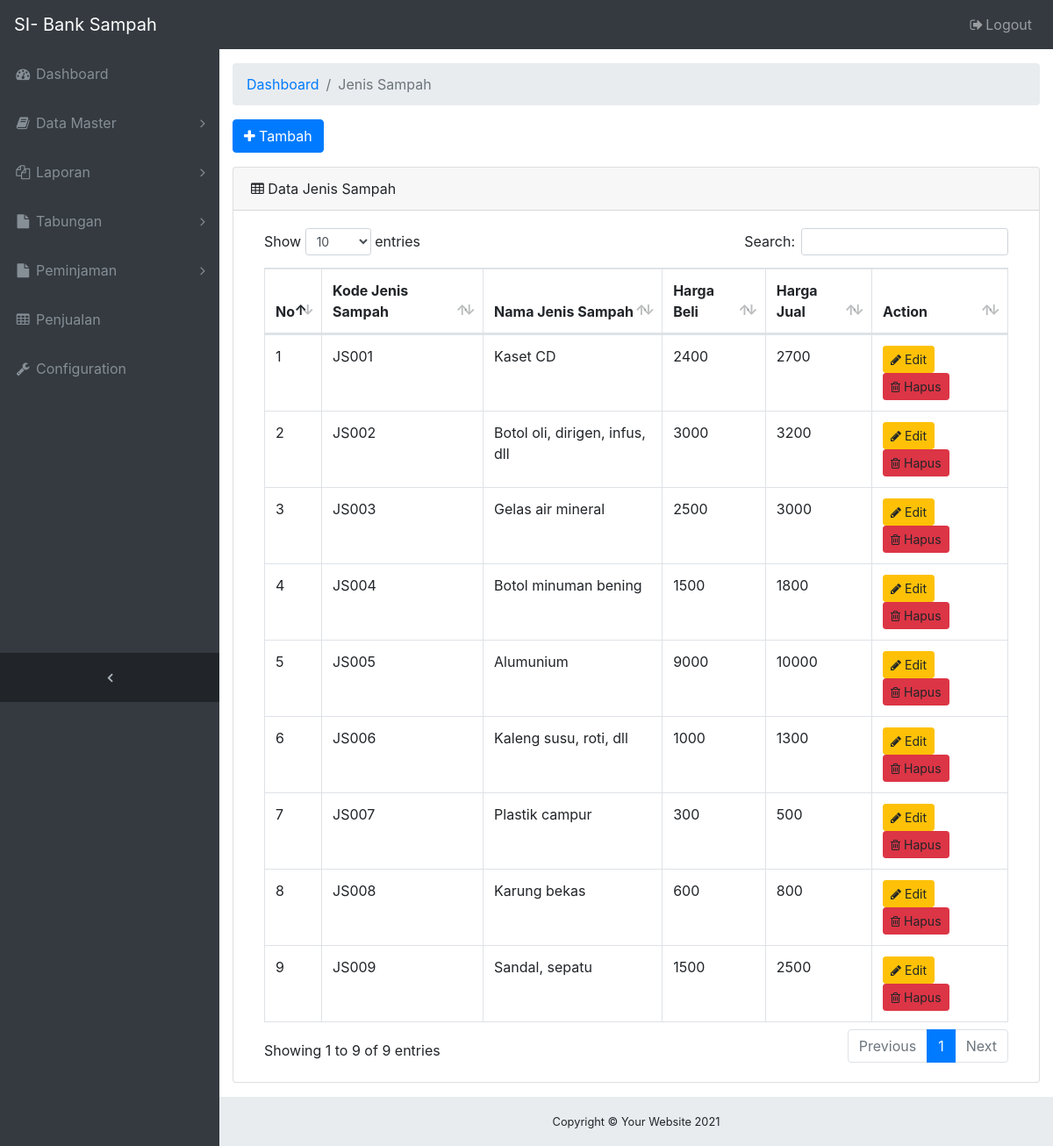
The page /ADMIN/menu-jenis-sampah.php (signed in) on the database its author committed.
### tables this page shows
CREATE TABLE `tb_jenis_sampah` (
  `id_jenis_sampah` int(11) NOT NULL,
  `kode_jenis_sampah` varchar(10) NOT NULL,
  `nama_jenis` varchar(30) NOT NULL,
  `harga_beli` int(11) NOT NULL,
  `harga_jual` int(11) NOT NULL
);

### ADMIN/menu-jenis-sampah.php (the view, shortened to what this page needs)
<!DOCTYPE html>
<html lang="en">
<head>
  <link href="vendor/bootstrap/css/bootstrap.min.css" rel="stylesheet">
  <link href="vendor/font-awesome/css/font-awesome.min.css" rel="stylesheet" type="text/css">
  <link href="vendor/datatables/dataTables.bootstrap4.css" rel="stylesheet">
  <link href="css/sb-admin.css" rel="stylesheet">
  <?php include 'navbar.php'; ?>
</head>
<body class="fixed-nav sticky-footer bg-dark" id="page-top">
  <div class="content-wrapper">
    <div class="container-fluid">
      <ol class="breadcrumb">
        <li class="breadcrumb-item">
          <a href="index.php">Dashboard</a>
        </li>
        <li class="breadcrumb-item active">Jenis Sampah</li>
      </ol>
      <div class="form-group">
        <a href="form-tambah-jenis.php" class="btn btn-primary"><i class="fa fa-plus"></i> Tambah</a>
      </div>
      <div class="card mb-3">
        <div class="card-header">
          <i class="fa fa-table"></i> Data Jenis Sampah</div>
        <div class="card-body">
          <div class="table-responsive">
            <table class="table table-bordered" id="dataTable" width="100%" cellspacing="0">
              <thead>
                <tr>
                  <th>No</th>
                  <th>Kode Jenis Sampah</th>
                  <th>Nama Jenis Sampah</th>
                  <th>Harga Beli</th>
                  <th>Harga Jual</th>
                  <th>Action</th>
                </tr>
              </thead>
              <tbody>
                <?php
                include('koneksi_db.php');
                $result = mysqli_query($koneksi,"SELECT * FROM tb_jenis_sampah");
                $nomor = 1;
                ?>
                <?php
                  while($data = mysqli_fetch_array($result)) {
                    echo "<tr>";
                    echo "<td>".$nomor++."</td>";
                    echo "<td>".$data['kode_jenis_sampah']."</td>";
                    echo "<td>".$data['nama_jenis']."</td>";
                    echo "<td>".$data['harga_beli']."</td>";
                    echo "<td>".$data['harga_jual']."</td>";
                    echo "<td>
                         <a href='form-edit-jenis.php?id=".$data['id_jenis_sampah']."' class = 'btn btn-warning btn-sm'><i class='fa fa-pencil'></i> Edit</a>
                          <a data-href='proses-hapus-jenis.php?id=".$data['id_jenis_sampah']."' class = 'btn btn-danger btn-sm' data-toggle='modal' data-target='#konfirmasi_hapus'><i class='fa fa-trash-o'></i> Hapus</a>
                          </td>";
                    echo "</tr>";
                  }
                 ?>
              </tbody>
            </table>
          </div>
        </div>
      </div>
    </div>
    <?php include 'footer.php'; ?>
  </div>
</body>
</html>

### ADMIN/css/sb-admin.css (style rules this page uses)
html { position: relative; min-height: 100%; }
body { overflow-x: hidden; }
body.sticky-footer { margin-bottom: 56px; }
body.sticky-footer .content-wrapper { min-height: calc(100vh - 56px - 56px); }
body.fixed-nav { padding-top: 56px; }
.content-wrapper { min-height: calc(100vh - 56px); padding-top: 1rem; }
.content-wrapper { overflow-x: hidden; background: white; }
@media (min-width: 992px) { .content-wrapper { margin-left: 250px; } }

### rows shown on the page
tb_jenis_sampah: kode_jenis_sampah "JS001", nama_jenis "Kaset CD", harga_beli "2400", harga_jual "2700"
tb_jenis_sampah: kode_jenis_sampah "JS002", nama_jenis "Botol oli, dirigen, infus, dll", harga_beli "3000", harga_jual "3200"
tb_jenis_sampah: kode_jenis_sampah "JS003", nama_jenis "Gelas air mineral", harga_beli "2500", harga_jual "3000"
tb_jenis_sampah: kode_jenis_sampah "JS004", nama_jenis "Botol minuman bening", harga_beli "1500", harga_jual "1800"
tb_jenis_sampah: kode_jenis_sampah "JS005", nama_jenis "Alumunium", harga_beli "9000", harga_jual "10000"
tb_jenis_sampah: kode_jenis_sampah "JS006", nama_jenis "Kaleng susu, roti, dll", harga_beli "1000", harga_jual "1300"
tb_jenis_sampah: kode_jenis_sampah "JS007", nama_jenis "Plastik campur", harga_beli "300", harga_jual "500"
tb_jenis_sampah: kode_jenis_sampah "JS008", nama_jenis "Karung bekas", harga_beli "600", harga_jual "800"
tb_jenis_sampah: kode_jenis_sampah "JS009", nama_jenis "Sandal, sepatu", harga_beli "1500", harga_jual "2500"
